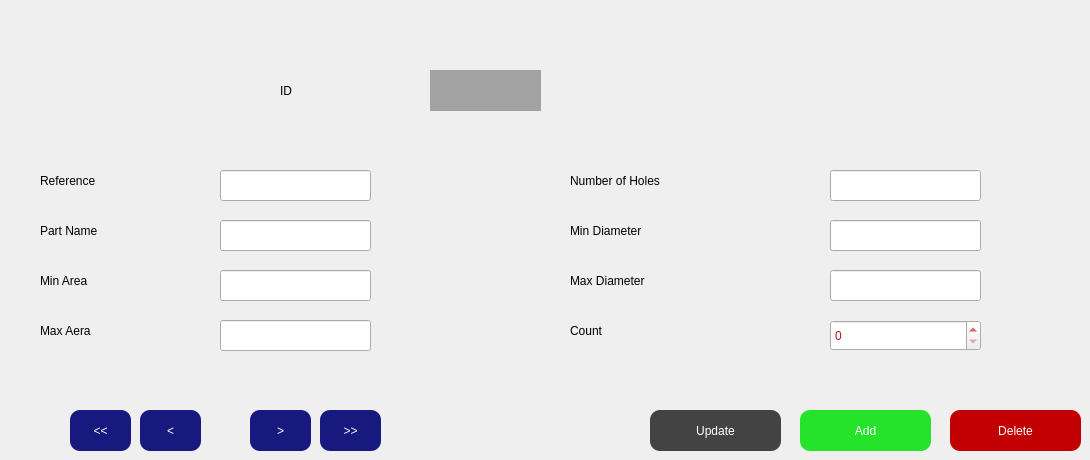
    <widget class="QWidget" name="tab_3">
     <attribute name="title">
      <string>Edit Inventory</string>
     </attribute>
     <widget class="QLabel" name="label_7">
      <property name="geometry">
       <rect>
        <x>40</x>
        <y>160</y>
        <width>181</width>
        <height>41</height>
       </rect>
      </property>
      <property name="text">
       <string>Reference</string>
      </property>
     </widget>
     <widget class="QLabel" name="label_8">
      <property name="geometry">
       <rect>
        <x>40</x>
        <y>210</y>
        <width>181</width>
        <height>41</height>
       </rect>
      </property>
      <property name="text">
       <string>Part Name</string>
      </property>
     </widget>
     <widget class="QLabel" name="label_9">
      <property name="geometry">
       <rect>
        <x>40</x>
        <y>260</y>
        <width>181</width>
        <height>41</height>
       </rect>
      </property>
      <property name="text">
       <string>Min Area</string>
      </property>
     </widget>
     <widget class="QLabel" name="label_10">
      <property name="geometry">
       <rect>
        <x>40</x>
        <y>310</y>
        <width>180</width>
        <height>41</height>
       </rect>
      </property>
      <property name="text">
       <string>Max Aera</string>
      </property>
     </widget>
     <widget class="QLabel" name="label_11">
      <property name="geometry">
       <rect>
        <x>570</x>
        <y>160</y>
        <width>221</width>
        <height>41</height>
       </rect>
      </property>
      <property name="text">
       <string>Number of Holes</string>
      </property>
     </widget>
     <widget class="QLabel" name="label_12">
      <property name="geometry">
       <rect>
        <x>570</x>
        <y>310</y>
        <width>180</width>
        <height>41</height>
       </rect>
      </property>
      <property name="text">
       <string>Count</string>
      </property>
     </widget>
     <widget class="QLabel" name="label_14">
      <property name="geometry">
       <rect>
        <x>570</x>
        <y>260</y>
        <width>201</width>
        <height>41</height>
       </rect>
      </property>
      <property name="text">
       <string>Max Diameter</string>
      </property>
     </widget>
     <widget class="QLabel" name="label_15">
      <property name="geometry">
       <rect>
        <x>570</x>
        <y>210</y>
        <width>181</width>
        <height>41</height>
       </rect>
      </property>
      <property name="text">
       <string>Min Diameter</string>
      </property>
     </widget>
     <widget class="QLabel" name="label_16">
      <property name="geometry">
       <rect>
        <x>280</x>
        <y>70</y>
        <width>51</width>
        <height>41</height>
       </rect>
      </property>
      <property name="text">
       <string>ID</string>
      </property>
     </widget>
     <widget class="QLineEdit" name="reference">
      <property name="geometry">
       <rect>
        <x>220</x>
        <y>170</y>
        <width>151</width>
        <height>31</height>
       </rect>
      </property>
      <property name="styleSheet">
       <string notr="true">font: 12pt &quot;Century Gothic&quot;;
color: rgb(173, 21, 21);</string>
      </property>
      <property name="text">
       <string/>
      </property>
     </widget>
     <widget class="QLineEdit" name="part_name">
      <property name="geometry">
       <rect>
        <x>220</x>
        <y>220</y>
        <width>151</width>
        <height>31</height>
       </rect>
      </property>
      <property name="styleSheet">
       <string notr="true">font: 12pt &quot;Century Gothic&quot;;
color: rgb(173, 21, 21);</string>
      </property>
      <property name="text">
       <string/>
      </property>
     </widget>
     <widget class="QLineEdit" name="min_area">
      <property name="geometry">
       <rect>
        <x>220</x>
        <y>270</y>
        <width>151</width>
        <height>31</height>
       </rect>
      </property>
      <property name="styleSheet">
       <string notr="true">font: 12pt &quot;Century Gothic&quot;;
color: rgb(173, 21, 21);</string>
      </property>
      <property name="text">
       <string/>
      </property>
     </widget>
     <widget class="QLineEdit" name="max_area">
      <property name="geometry">
       <rect>
        <x>220</x>
        <y>320</y>
        <width>151</width>
        <height>31</height>
       </rect>
      </property>
      <property name="styleSheet">
       <string notr="true">font: 12pt &quot;Century Gothic&quot;;
color: rgb(173, 21, 21);</string>
      </property>
      <property name="text">
       <string/>
      </property>
     </widget>
     <widget class="QLineEdit" name="min_diameter">
      <property name="geometry">
       <rect>
        <x>830</x>
        <y>220</y>
        <width>151</width>
        <height>31</height>
       </rect>
      </property>
      <property name="styleSheet">
       <string notr="true">font: 12pt &quot;Century Gothic&quot;;
color: rgb(173, 21, 21);</string>
      </property>
      <property name="text">
       <string/>
      </property>
     </widget>
     <widget class="QLineEdit" name="number_of_holes">
      <property name="geometry">
       <rect>
        <x>830</x>
        <y>170</y>
        <width>151</width>
        <height>31</height>
       </rect>
      </property>
      <property name="styleSheet">
       <string notr="true">font: 12pt &quot;Century Gothic&quot;;
color: rgb(173, 21, 21);</string>
      </property>
      <property name="text">
       <string/>
      </property>
     </widget>
     <widget class="QLineEdit" name="max_diameter">
      <property name="geometry">
       <rect>
        <x>830</x>
        <y>270</y>
        <width>151</width>
        <height>31</height>
       </rect>
      </property>
      <property name="styleSheet">
       <string notr="true">font: 12pt &quot;Century Gothic&quot;;
color: rgb(173, 21, 21);</string>
      </property>
      <property name="text">
       <string/>
      </property>
     </widget>
     <widget class="QLabel" name="id">
      <property name="geometry">
       <rect>
        <x>430</x>
        <y>70</y>
        <width>111</width>
        <height>41</height>
       </rect>
      </property>
      <property name="styleSheet">
       <string notr="true">background-color: rgb(162, 162, 162);</string>
      </property>
      <property name="text">
       <string/>
      </property>
     </widget>
     <widget class="QSpinBox" name="count">
      <property name="geometry">
       <rect>
        <x>830</x>
        <y>320</y>
        <width>151</width>
        <height>31</height>
       </rect>
      </property>
      <property name="styleSheet">
       <string notr="true">font: 12pt &quot;Century Gothic&quot;;
color: rgb(173, 21, 21);</string>
      </property>
     </widget>
     <widget class="QPushButton" name="next_btn">
      <property name="geometry">
       <rect>
        <x>250</x>
        <y>410</y>
        <width>61</width>
        <height>41</height>
       </rect>
      </property>
      <property name="styleSheet">
       <string notr="true">font: 12pt &quot;Century Gothic&quot;;
border-radius:10px;
background-color:rgb(23, 25, 127);
color: white;</string>
      </property>
      <property name="text">
       <string>&gt;</string>
      </property>
     </widget>
     <widget class="QPushButton" name="last_btn">
      <property name="geometry">
       <rect>
        <x>320</x>
        <y>410</y>
        <width>61</width>
        <height>41</height>
       </rect>
      </property>
      <property name="styleSheet">
       <string notr="true">font: 12pt &quot;Century Gothic&quot;;
border-radius:10px;
background-color:rgb(23, 25, 127);
color: white;
</string>
      </property>
      <property name="text">
       <string>&gt;&gt;</string>
      </property>
     </widget>
     <widget class="QPushButton" name="previous_btn">
      <property name="geometry">
       <rect>
        <x>140</x>
        <y>410</y>
        <width>61</width>
        <height>41</height>
       </rect>
      </property>
      <property name="styleSheet">
       <string notr="true">font: 12pt &quot;Century Gothic&quot;;
border-radius:10px;
background-color:rgb(23, 25, 127);
color: white;</string>
      </property>
      <property name="text">
       <string>&lt;</string>
      </property>
     </widget>
     <widget class="QPushButton" name="first_btn">
      <property name="geometry">
       <rect>
        <x>70</x>
        <y>410</y>
        <width>61</width>
        <height>41</height>
       </rect>
      </property>
      <property name="styleSheet">
       <string notr="true">font: 12pt &quot;Century Gothic&quot;;
border-radius:10px;background-color:rgb(23, 25, 127);
color: white;</string>
      </property>
      <property name="text">
       <string>&lt;&lt;</string>
      </property>
     </widget>
     <widget class="QPushButton" name="update_btn">
      <property name="geometry">
       <rect>
        <x>650</x>
        <y>410</y>
        <width>131</width>
        <height>41</height>
       </rect>
      </property>
      <property name="styleSheet">
       <string notr="true">font: 12pt &quot;Century Gothic&quot;;
background-color: rgb(67, 67, 67);
border-radius:10px;
color: white;</string>
      </property>
      <property name="text">
       <string>Update</string>
      </property>
     </widget>
     <widget class="QPushButton" name="delete_btn">
      <property name="geometry">
       <rect>
        <x>950</x>
        <y>410</y>
        <width>131</width>
        <height>41</height>
       </rect>
      </property>
      <property name="styleSheet">
       <string notr="true">font: 12pt &quot;Century Gothic&quot;;
border-radius:10px;
background-color:rgb(194, 0, 3);
color: white;</string>
      </property>
      <property name="text">
       <string>Delete</string>
      </property>
     </widget>
     <widget class="QPushButton" name="add_btn">
      <property name="geometry">
       <rect>
        <x>800</x>
        <y>410</y>
        <width>131</width>
        <height>41</height>
       </rect>
      </property>
      <property name="styleSheet">
       <string notr="true">font: 12pt &quot;Century Gothic&quot;;
border-radius:10px;
background-color:rgb(37, 227, 43);
color: white;</string>
      </property>
      <property name="text">
       <string>Add</string>
      </property>
     </widget>
    </widget>
